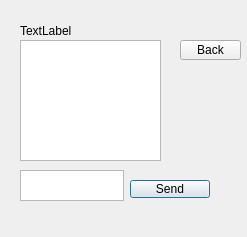
<?xml version="1.0" encoding="UTF-8"?>
<ui version="4.0">
 <class>ChatWithBoss</class>
 <widget class="QDialog" name="ChatWithBoss">
  <property name="geometry">
   <rect>
    <x>0</x>
    <y>0</y>
    <width>247</width>
    <height>237</height>
   </rect>
  </property>
  <property name="windowTitle">
   <string>Coffee</string>
  </property>
  <widget class="QLabel" name="label">
   <property name="geometry">
    <rect>
     <x>20</x>
     <y>20</y>
     <width>201</width>
     <height>21</height>
    </rect>
   </property>
   <property name="text">
    <string>TextLabel</string>
   </property>
  </widget>
  <widget class="QTextBrowser" name="textBrowser">
   <property name="geometry">
    <rect>
     <x>20</x>
     <y>40</y>
     <width>141</width>
     <height>121</height>
    </rect>
   </property>
  </widget>
  <widget class="QTextEdit" name="textEdit">
   <property name="geometry">
    <rect>
     <x>20</x>
     <y>170</y>
     <width>104</width>
     <height>31</height>
    </rect>
   </property>
  </widget>
  <widget class="QPushButton" name="pushButton">
   <property name="geometry">
    <rect>
     <x>130</x>
     <y>180</y>
     <width>80</width>
     <height>18</height>
    </rect>
   </property>
   <property name="text">
    <string>Send</string>
   </property>
  </widget>
  <widget class="QPushButton" name="pushButton_2">
   <property name="geometry">
    <rect>
     <x>180</x>
     <y>40</y>
     <width>61</width>
     <height>20</height>
    </rect>
   </property>
   <property name="text">
    <string>Back</string>
   </property>
  </widget>
 </widget>
 <resources/>
 <connections/>
</ui>
